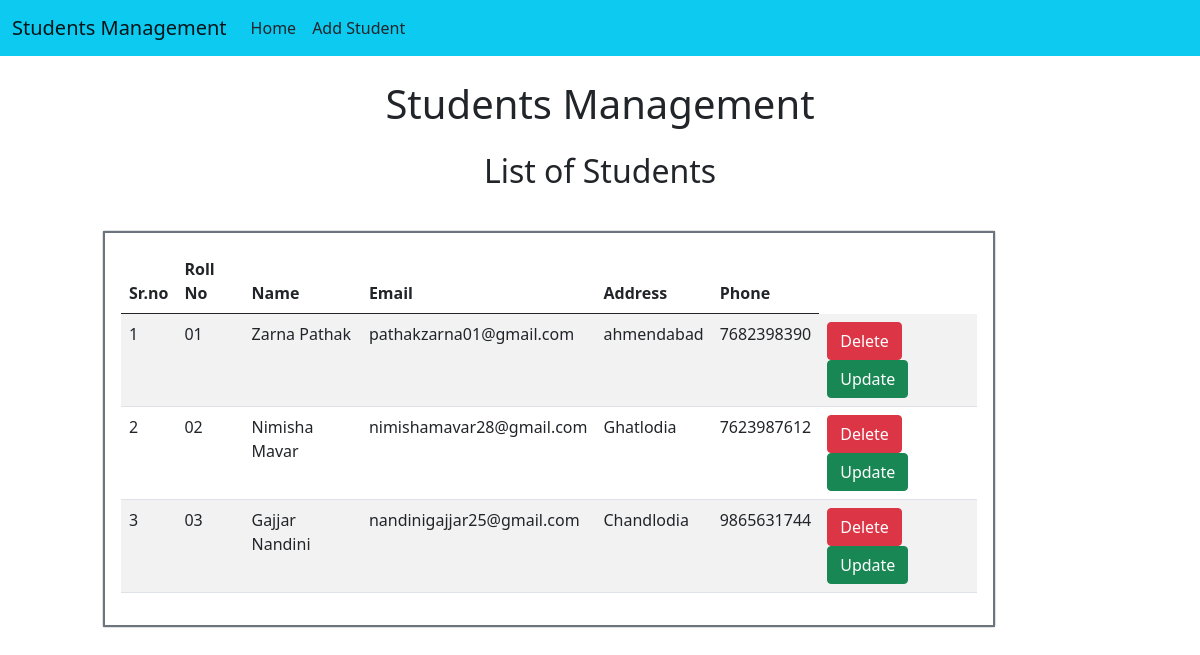
The app's page /student/, older data.
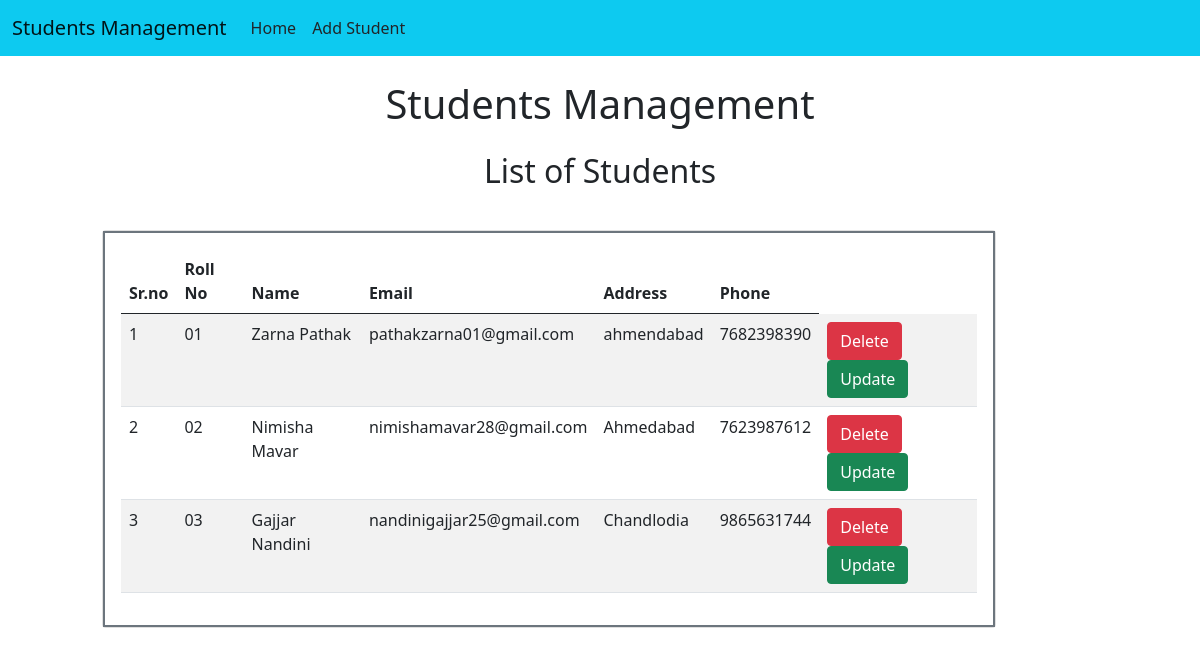
The same page, newer data.
### Student/models.py (models this page shows)
class Student(models.Model):
    roll = models.CharField(max_length=100)
    name = models.CharField(max_length=50)
    email = models.CharField(max_length=100)
    address = models.CharField(max_length=150)
    phone = models.CharField(max_length=10)

### Student/views.py (the view)
# urls.py: path('',views.home),
def home(request):
    std = Student.objects.all()
    return render(request, 'home.html', {'std': std})

### templates/home.html (shortened to what this page needs)
<!doctype html>
<html lang="en">
  <head>
    <link href="https://cdn.jsdelivr.net/npm/bootstrap@5.0.2/dist/css/bootstrap.min.css" rel="stylesheet">
  </head>
  <body>
    {% include "navbar.html" %}
    <h1 class='text-center my-4'>Students Management</h1>
    <h2 class='text-center my-3'>List of Students</h2>
    <div class="conatiner">
      <div class="row">
        <div class="col-md-9 offset-md-1 my-4">
          <div class="card">
            <div class="card-body border border-2 border-secondary">
              <table class="table table-striped">
                <thead>
                  <tr>
                    <th>Sr.no</th>
                    <th>Roll No</th>
                    <th>Name</th>
                    <th>Email</th>
                    <th>Address</th>
                    <th>Phone</th>
                  </tr>
                </thead>
                <tbody>
                  {% for s in std %}
                    <tr>
                      <td>{{forloop.counter}}</td>
                      <td>{{s.roll}}</td>
                      <td>{{s.name}}</td>
                      <td>{{s.email}}</td>
                      <td>{{s.address}}</td>
                      <td>{{s.phone}}</td>
                      <td>
                        <a href="/student/deleteStud/{{s.id}}" class="btn btn-danger md-sm">Delete</a>
                        <a href="/student/updateStud/{{s.id}}" class="btn btn-success md-sm">Update</a>
                      </td>
                    </tr>
                  {% endfor %}
                </tbody>
              </table>
            </div>
          </div>
        </div>
      </div>
    </div>
  </body>
</html>

### templates/navbar.html (shortened to what this page needs)
<nav class="navbar navbar-expand-lg navbar-light bg-info">
    <div class="container-fluid">
      <a class="navbar-brand" href="/student/home/">Students Management</a>
      <div class="collapse navbar-collapse" id="navbarSupportedContent">
        <ul class="navbar-nav me-auto mb-2 mb-lg-0">
          <li class="nav-item">
            <a class="nav-link text-dark" aria-current="page" href="/student/home/">Home</a>
          </li>
          <li class="nav-item">
            <a class="nav-link text-dark" href="/student/addStudent/">Add Student</a>
          </li>
        </ul>
      </div>
    </div>
  </nav>

Row changes from the older to the newer data that the page shows:
changed Student "Nimisha Mavar": address "Ghatlodia" → "Ahmedabad"
